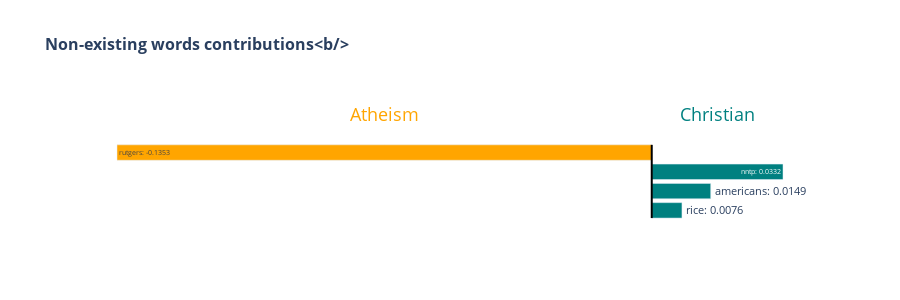
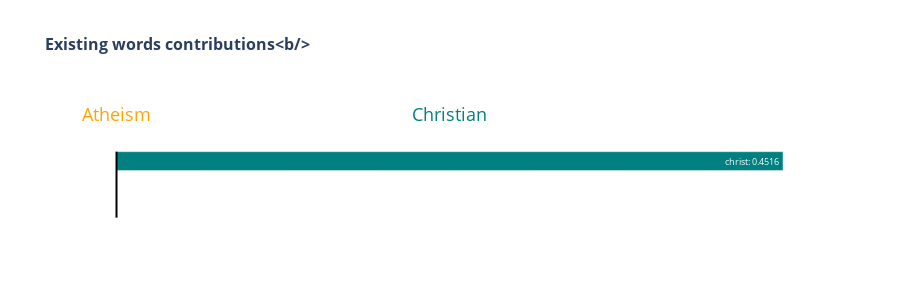
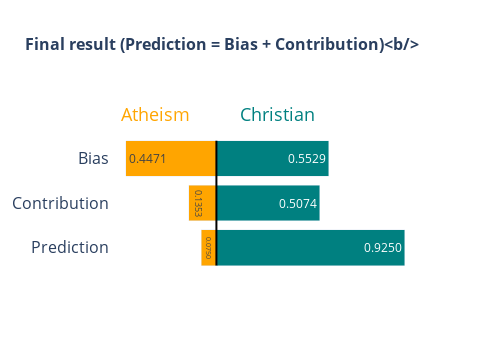

Notebook code cell kept with these figures, in order:
### Code cell
ind = 345
tv.visualize_normal(columnNames, biases[ind], predictions[ind], exps[ind], classNames)

### Figure 1 — Plotly figure (JSON) as saved in the notebook; plotly's stock layout.template omitted (floating-point values rounded to 4 significant figures)
{"data": [{"base": 0, "marker": {"color": ["teal", "teal", "teal", "orange"]}, "name": "Contributions", "orientation": "h", "text": ["rice: 0.0076", "americans: 0.0149", "nntp: 0.0332", "rutgers: -0.1353"], "textposition": "auto", "type": "bar", "x": [0.007645, 0.01492, 0.03321, -0.1353], "y": ["rice", "americans", "nntp", "rutgers"]}], "layout": {"annotations": [{"font": {"color": "teal", "size": 18}, "showarrow": false, "text": "Christian", "x": 0.0166, "y": 5}, {"font": {"color": "orange", "size": 18}, "showarrow": false, "text": "Atheism", "x": -0.06764, "y": 5}], "autosize": false, "height": 300, "plot_bgcolor": "rgba(0,0,0,0)", "shapes": [{"line": {"color": "Black", "width": 2}, "type": "line", "x0": 0, "x1": 0, "y0": -0.4, "y1": 3.4}], "title": {"font": {"size": 16}, "text": "<b>Non-existing words contributions<b/>"}, "xaxis": {"showticklabels": false}, "yaxis": {"showticklabels": false}}}

### Figure 2 — Plotly figure (JSON) as saved in the notebook; plotly's stock layout.template omitted (floating-point values rounded to 4 significant figures)
{"data": [{"base": 0, "marker": {"color": ["teal", "teal", "teal"]}, "name": "Contributions", "orientation": "h", "text": [": 0.0000", " : 0.0000", "christ: 0.4516"], "textposition": "auto", "type": "bar", "x": [0, 0, 0.4516], "y": ["", " ", "christ"]}], "layout": {"annotations": [{"font": {"color": "teal", "size": 18}, "showarrow": false, "text": "Christian", "x": 0.2258, "y": 4}, {"font": {"color": "orange", "size": 18}, "showarrow": false, "text": "Atheism", "x": 0, "y": 4}], "autosize": false, "height": 300, "plot_bgcolor": "rgba(0,0,0,0)", "shapes": [{"line": {"color": "Black", "width": 2}, "type": "line", "x0": 0, "x1": 0, "y0": -0.4, "y1": 2.4}], "title": {"font": {"size": 16}, "text": "<b>Existing words contributions<b/>"}, "xaxis": {"showticklabels": false}, "yaxis": {"showticklabels": false}}}

### Figure 3 — Plotly figure (JSON) as saved in the notebook; plotly's stock layout.template omitted (floating-point values rounded to 4 significant figures)
{"data": [{"base": 0, "marker": {"color": "teal"}, "orientation": "h", "text": ["0.9250", "0.5074", "0.5529"], "textposition": "auto", "type": "bar", "x": [0.925, 0.5074, 0.5529], "y": ["Prediction", "Contribution", "Bias"]}, {"base": 0, "marker": {"color": "orange"}, "orientation": "h", "text": ["0.0750", "0.1353", "0.4471"], "textposition": "auto", "type": "bar", "x": [-0.075, -0.1353, -0.4471], "y": ["Prediction", "Contribution", "Bias"]}], "layout": {"annotations": [{"font": {"color": "teal", "size": 18}, "showarrow": false, "text": "Christian", "x": 0.3, "y": 3}, {"font": {"color": "orange", "size": 18}, "showarrow": false, "text": "Atheism", "x": -0.3, "y": 3}], "autosize": false, "barmode": "stack", "height": 350, "plot_bgcolor": "rgba(0,0,0,0)", "shapes": [{"line": {"color": "Black", "width": 2}, "type": "line", "x0": 0, "x1": 0, "y0": -0.4, "y1": 2.4}], "showlegend": false, "title": {"font": {"size": 16}, "text": "<b>Final result (Prediction = Bias + Contribution)<b/>"}, "width": 500, "xaxis": {"showticklabels": false}, "yaxis": {"tickfont": {"size": 16}}}}
